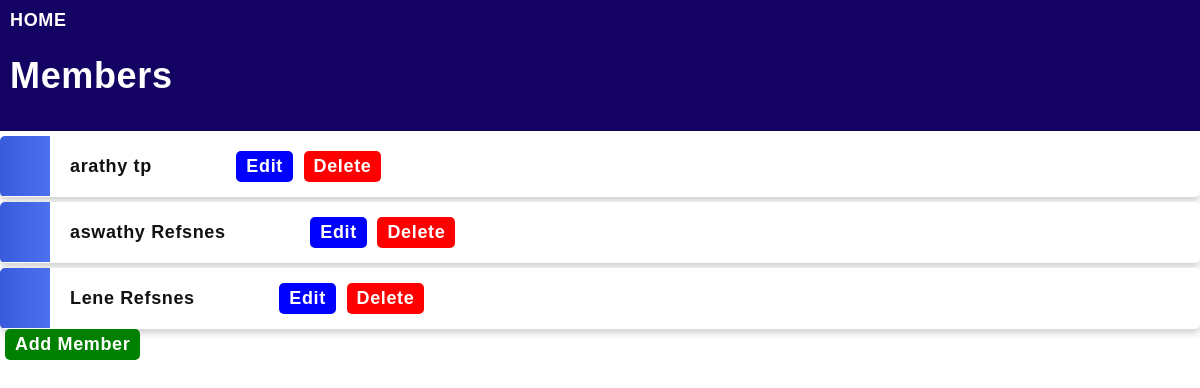
Before: /home/ with the older database file.
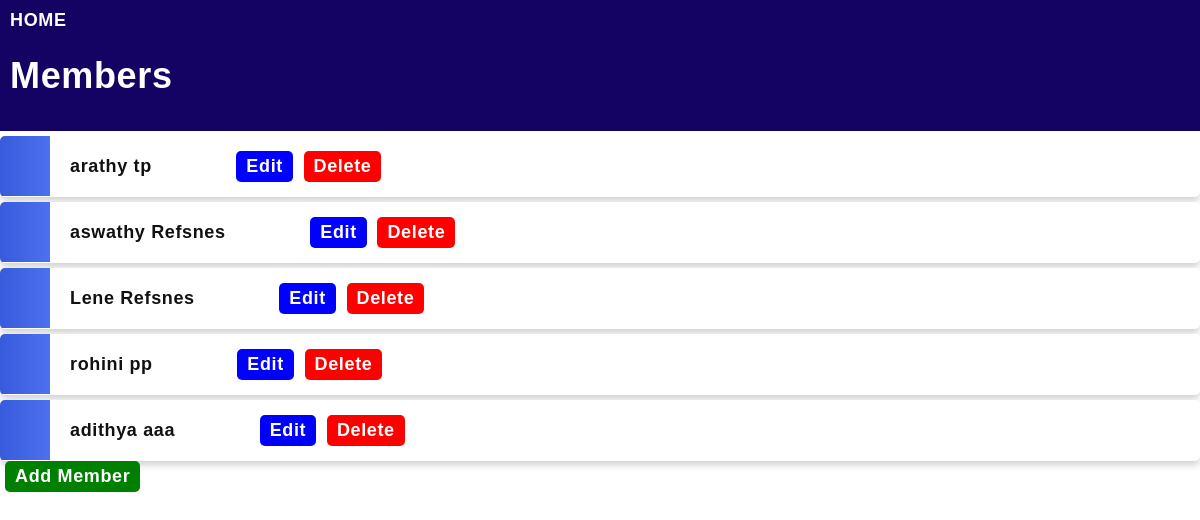
After: the same page with the newer database file.
### app/models.py (models this page shows, shortened)
class member(models.Model):
    firstname = models.CharField(max_length=255)
    lastname = models.CharField(max_length=255)
    phone = models.IntegerField(null=True)
    joined_date = models.DateField(null=True)

### app/views.py (the view)
# urls.py: path('home/',views.index ,name='index'),
def index(request):
    person=  member.objects.all().values()
    return render(request,'index.html',{'person':person})

### app/templates/index.html (shortened to what this page needs)
{% extends "master.html" %}
{% load static %}
{% block content %}
<div class="topnav">
    <a href="/">HOME</a>
    <h1>Members</h1>
</div>
<ul>
    {% for x in person %}
    <li>
        {{ x.firstname }} {{ x.lastname }}
        <a href="{% url 'details' x.id %}" class="btn view">View</a>
        <a href="{% url 'update' x.id %}" class="btn edit">Edit</a>
        <a href="{% url 'delete' x.id %}" class="btn delete" onclick="return confirm('Are you sure?')">Delete</a>
    </li>
    {% endfor %}
</ul>
<a href="{% url 'add' %}" class="btn add">Add Member</a>
{% endblock %}

Changed rows visible on the page:
added member: firstname "rohini", lastname "pp"
added member: firstname "adithya", lastname "aaa"
